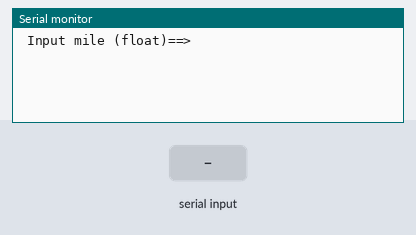
The sketch below on a simulated Arduino Uno, built with avr-gcc and run on an emulated ATmega328P. Parts: the last lines printed to the serial monitor. Inputs (shaded band) come from the test bench.

Above: at 1.2 s.
1.3 s: "90,45\n" received over Serial
At 2.2 s:
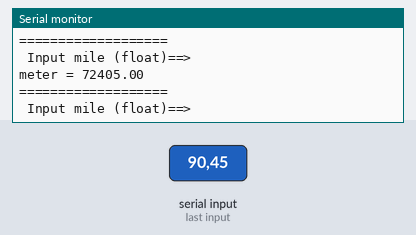
2.8 s: "30,150\n" received over Serial
At 4.4 s:
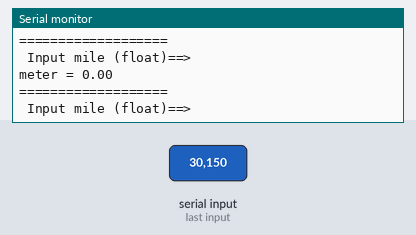
Timing chart, 0 to 5.9 s (numbered marks = the images above; inputs shaded):
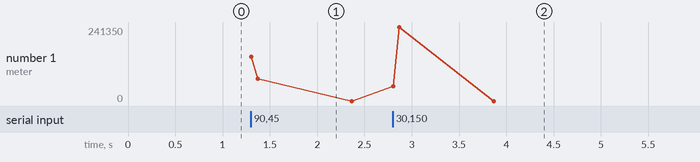

Measured:
- after the input at 1.3 s, the serial monitor: prints a new line at once (image 1)
- after the input at 2.8 s, the serial monitor: prints a new line at once (image 2)

The sketch:

ex3-3.ino
```cpp
void setup() {
  // 시리얼 통신 속도 설정 : 속도 9600 bps, 8데이터 비트, 패리티 없음, 한 개의 스톱비트
 Serial.begin(9600) ;
}


void loop() {
  float mile, meter;

      Serial.println(" Input mile (float)==>");
      while(1) {
       if(Serial.available() > 0 ) break;
      }
      mile = Serial.parseFloat();

      meter = 1609.0 * mile ;

      Serial.print("meter = ");
      Serial.println(meter);


   Serial.println("===================");
  }
```
